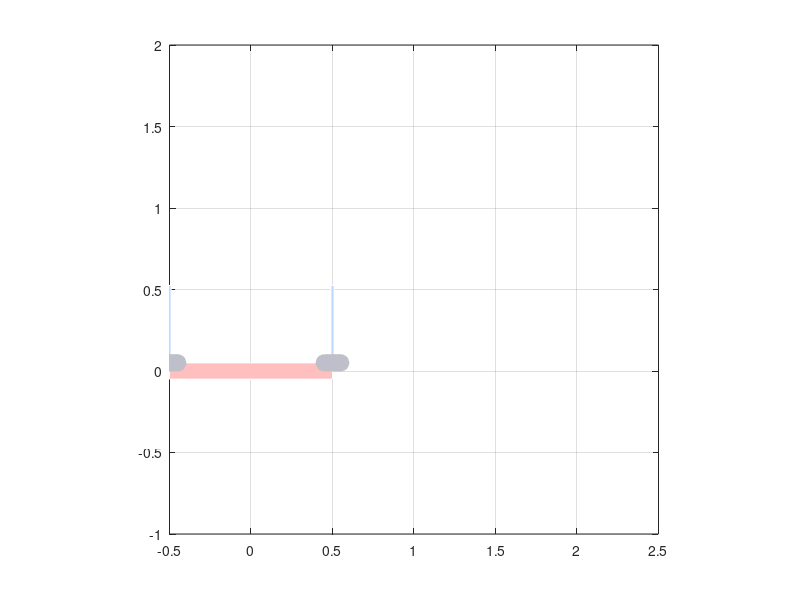

Write the MATLAB code that produced this figure. (Note: this script raises an error after producing the figure.)
function quadrotor_car
% A demo of iLQG/DDP with quadrotor-parking dynamics
clc;
close all

fprintf(['\nA demonstration of the iLQG algorithm '...
'with quadrotor parking dynamics.\n'...
'for details see\nTassa, Mansard & Todorov, ICRA 2014\n'...
'\"Control-Limited Differential Dynamic Programming\"\n'])

% Set full_DDP=true to compute 2nd order derivatives of the 
% dynamics. This will make iterations more expensive, but 
% final convergence will be much faster (quadratic)
full_DDP = false;

% set up the optimization problem
DYNCST  = @(x,u,i) quadrotor_dyn_cst(x,u,full_DDP);
T       = 80;              % horizon
x0      = [0;0;0;0;0;0];   % initial state
u0      = zeros(2,T);       % initial controls
Op.maxIter = 1000;          % max iteration
Op.tolGrad = 0.01;
Op.tolFnc = 0.01;

% prepare the visualization window and graphics callback
figure(9);
set(gcf,'name','quadrotor','Menu','none','NumberT','off')
set(gca,'xlim',[-0.5 2.5],'ylim',[-1 2],'DataAspectRatio',[1 1 1])
grid on
box on

% plot target configuration with light colors
handles = quadrotor_plot([0 0 0 0]', [5 5]');
fcolor  = get(handles,'facecolor');
ecolor  = get(handles,'edgecolor');
fcolor  = cellfun(@(x) (x+3)/4,fcolor,'UniformOutput',false);
ecolor  = cellfun(@(x) (x+3)/4,ecolor,'UniformOutput',false);
set(handles, {'facecolor','edgecolor'}, [fcolor ecolor])

% prepare and install trajectory visualization callback
line_handle = line([0 0],[0 0],'color','b','linewidth',2);
plotFn = @(x) set(line_handle,'Xdata',x(1,:),'Ydata',x(2,:));
Op.plotFn = plotFn;

% === run the optimization!
[x,u]= iLQG(DYNCST, x0, u0, Op);

% animate the resulting trajectory
figure(9)
handles = [];
for i=1:T
   set(0,'currentfigure',9);
   delete(handles)
   handles = quadrotor_plot(x(:,i), u(:,i));
   drawnow   
   pause(0.05);
end








% ======== graphics functions ========
function h = quadrotor_plot(x,u)

body        = [0.5 0.05 0];           % body = [width length curvature]
bodycolor   = [1.0 0 0];
force1  = [0.05 * u(1) 0.01 0 body(1)]; % force1 [width length curvature x]
force2  = [0.05 * u(2) 0.01 0 body(1)]; % force1 [width length curvature x]
forcecolor  = [0 0.4 1]; % color RGB

motor = [0.1, 0.05, .05, body(1)]; % motor
motorcolor = [0 0 .2];

h = [];

% make body
h(end+1) = rrect(body,bodycolor);

% make force
h(end+1) = rrect(force1(1:3),forcecolor);
twist(h(end), force1(4), body(2)/2 + force1(1), pi/2)
h(end+1) = rrect(force2(1:3),forcecolor);
twist(h(end), -force2(4), body(2)/2 + force2(1), pi/2)

% set edge color
ecolor  = get(h,'edgecolor');
ecolor  = cellfun(@(x) (x+4)/4,ecolor,'UniformOutput',false);
set(h, {'edgecolor'}, ecolor)

% make motor
h(end+1) = rrect(motor(1:3), motorcolor);
twist(h(end), body(1), body(2), 0)
h(end+1) = rrect(motor(1:3), motorcolor);
twist(h(end), -body(1), body(2), 0)

twist(h,x(1),x(2),x(3))

function twist(obj,x,y,theta)
% a planar twist: rotate object by theta, then translate by (x,y)
i = 1i;
if nargin == 3
   theta = 0;
end
for h = obj
   Z = get(h,'xdata') + i*get(h,'ydata');
   Z = Z * exp(i*theta);
   Z = Z + (x + i*y);
   set(h,'xdata',real(Z),'ydata',imag(Z));
end

function h = rrect(wlc, color)
% draw a rounded rectangle (using complex numbers and a kronecker sum :-)

N        = 25; % number of points per corner

width    = wlc(1);
length   = wlc(2);
curve    = wlc(3);

a        = linspace(0,2*pi,4*N);
circle   = curve*exp(1i*a);
width    = width-curve;
length   = length-curve;
rect1    = diag(width*[1 -1 -1 1] + 1i*length *[1 1 -1 -1]);
rectN    = sum(kron(rect1, ones(1,N)), 1) ;
rr       = circle + rectN;
rr       = [rr rr(1)]; % close the curve

h        = patch(real(rr),imag(rr),color);

% utility functions: singleton-expanded addition and multiplication
